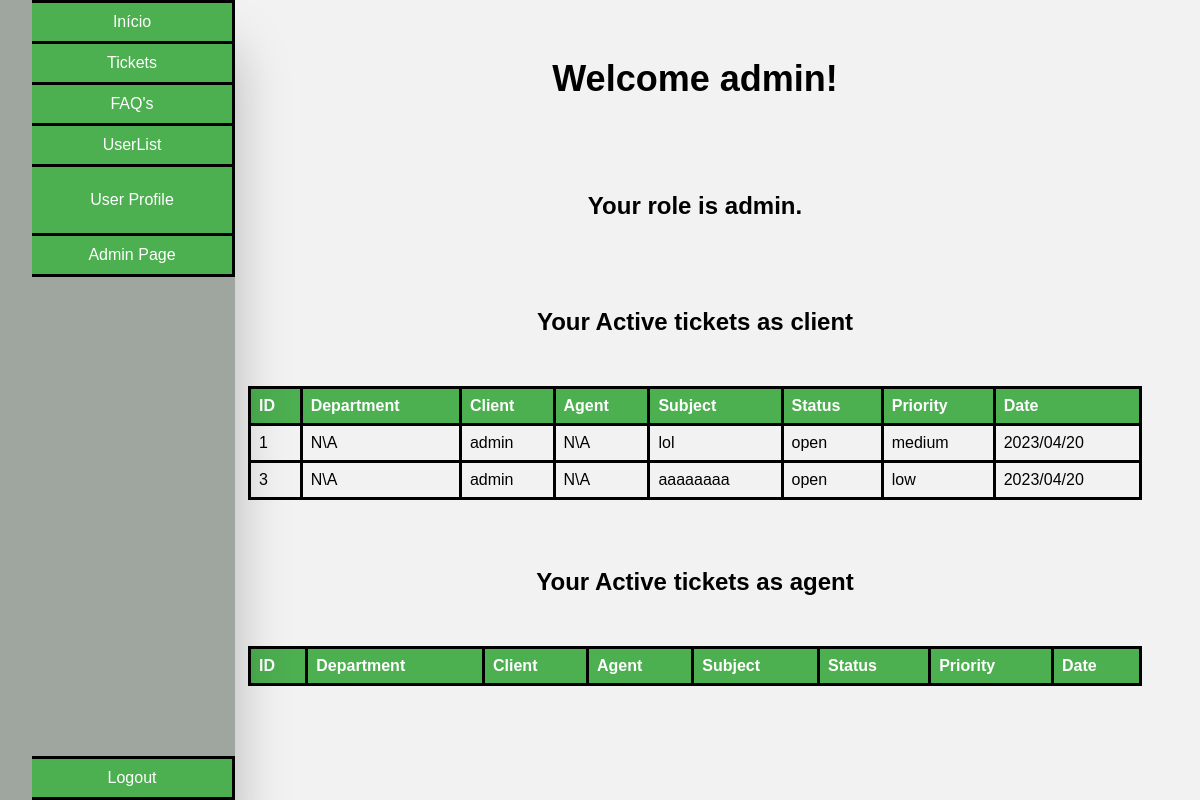
The app's page /index.php (signed in), older data.
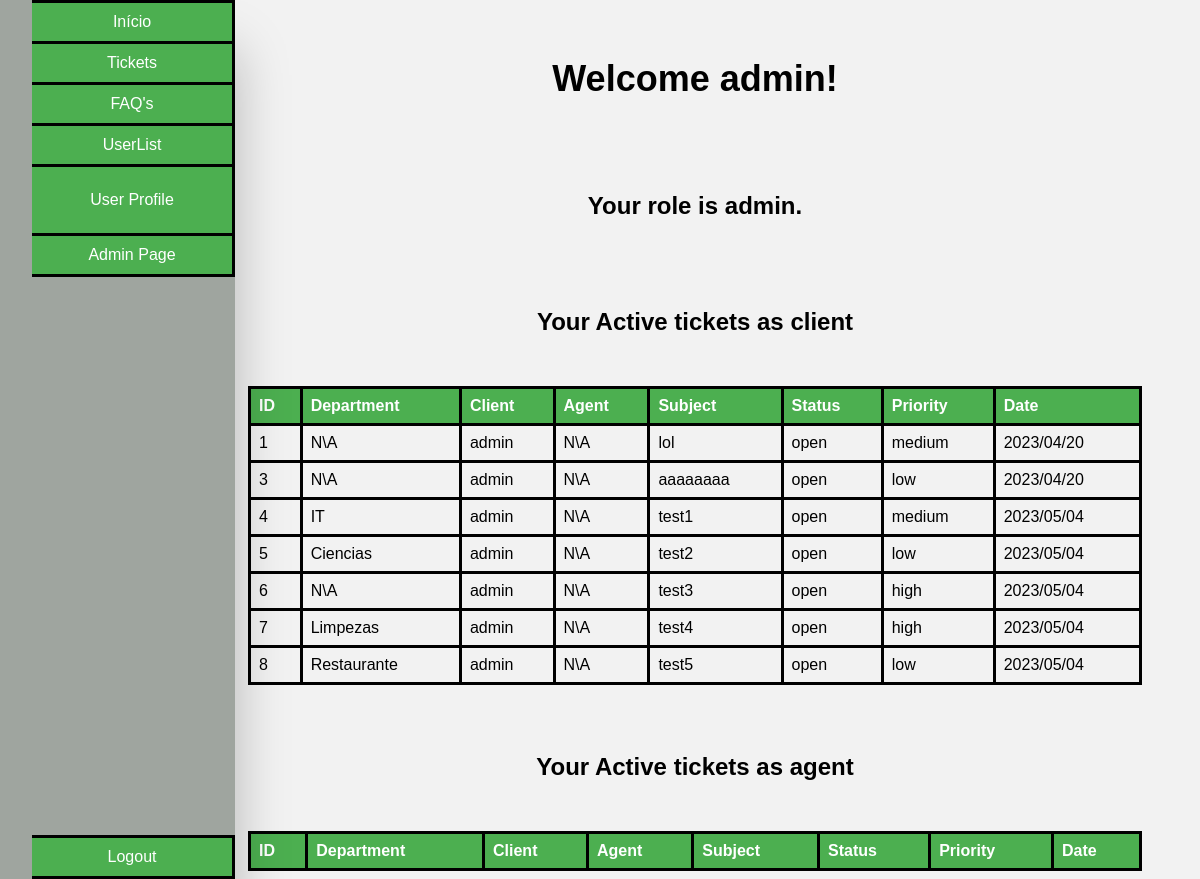
The same page, newer data.
### tables this page shows
CREATE TABLE user(
    id INTEGER PRIMARY KEY,
    name VARCHAR(50) NOT NULL,
    username VARCHAR(50) UNIQUE NOT NULL,
    email VARCHAR(50) UNIQUE NOT NULL,
    password VARCHAR(255) NOT NULL,
    role VARCHAR(10) CHECK(role = 'client' or role = 'agent' or role = 'admin') NOT NULL
);

CREATE TABLE tickets(
    id INTEGER PRIMARY KEY,
    department_id INTEGER,
    client_id INTEGER,
    agent_id INTEGER,
    subject VARCHAR(200) NOT NULL,
    description TEXT NOT NULL,
    status VARCHAR(10) CHECK(status = 'open' or status = 'assigned' or status = 'closed') NOT NULL,
    priority VARCHAR(10) CHECK(priority = 'low' or priority = 'medium' or priority ='high') NOT NULL,
    created_at DATETIME NOT NULL,
    updated_at DATETIME,
    FOREIGN KEY (department_id) REFERENCES department(id),
    FOREIGN KEY (client_id) REFERENCES user(id),
    FOREIGN KEY (agent_id) REFERENCES user(id)
);

CREATE TABLE department(
    id INTEGER PRIMARY KEY,
    name VARCHAR(50) NOT NULL
);

### functions.php (the view, shortened to what this page needs)
<?php
function searchUser($id){
    $db = getDatabaseConnection();
    $stmt = $db->prepare('SELECT * FROM user WHERE id = ?');
    $stmt->execute(array($id));
    return $stmt->fetch();
}
function getTicketsTableForUser($paramter){
    $db = getDatabaseConnection();
    $user = searchUser($_SESSION["user_id"]);
    if($paramter == 0){
        $stmt = $db->prepare('SELECT * FROM tickets WHERE client_id = ?');
        $stmt->execute(array($user["id"]));
        $tickets = $stmt->fetchAll();
    }
    foreach ($tickets as $ticket) {
        $stmt = $db->prepare('SELECT * FROM department WHERE id = ?');
        $stmt->execute(array($ticket['department_id']));
        $department = $stmt->fetch();
        if($department == null){$department["name"] = "N\A";}
        $stmt = $db->prepare('SELECT * FROM user WHERE id = ?');
        $stmt->execute(array($ticket['client_id']));
        $c_user = $stmt->fetch();
        $stmt = $db->prepare('SELECT * FROM user WHERE id = ?');
        $stmt->execute(array($ticket['agent_id']));
        $a_user = $stmt->fetch();
        if($a_user == null){$a_user["name"] = "N\A";}
        echo "<tr>
            <td>" . $ticket['id'] . "</td>
            <td>" . $department['name'] . "</td>
            <td>" . $c_user['name'] . "</td>
            <td>" . $a_user['name'] . "</td>
            <td>" . $ticket['subject'] . "</td>
            <td>" . $ticket['status'] . "</td>
            <td>" . $ticket['priority'] . "</td>
            <td>" . $ticket['created_at'] . "</td>
            </tr>";
}
}
?>

### index.php (shortened to what this page needs)
<?php
   require_once('functions.php');
   $db = getDatabaseConnection();
   $stmt = $db->prepare('SELECT * FROM user WHERE id = ?');
   $stmt->execute(array($_SESSION["user_id"]));
   $user = $stmt->fetch();
?>
<!DOCTYPE html>
<html lang="en-US">
<link rel="stylesheet" href="css/style_index.css">
   <head>
   </head>
   <body>
    <div class="container_master">
        <div class="container">
        <ul class="buttons">
            <li class="index"><a href="index.php">Início</a></li>
            <li class="tickets"><a href="tickets.php">Tickets</a></li>
            <li class="faqs"><a href="faqs.php">FAQ's</a></li>
            <li class="users"><a href="users.php">UserList</a></li>
            <li class="profile"><button onclick="sendData('<?php echo $user['username'] ?>')">User Profile</button></li>
            <?php if($user["role"] == "admin"): ?>
            <li class="admin_page"><a href="admin_page.php">Admin Page</a></li>
            <?php endif; ?>
            <li class="logout"><a href="logout.php">Logout</a></li>
        </ul>
        </div>
      <div class="content">
      <h1>Welcome <?php echo $user["username"]?>!</h1>
      <br>
      <h2>Your role is <?php echo $user["role"]?>.</h2>
      <br>
      <h2>Your Active tickets as client</h2>
      <table>
        <thead>
            <tr>
                <th>ID</th>
                <th>Department</th>
                <th>Client</th>
                <th>Agent</th>
                <th>Subject</th>
                <th>Status</th>
                <th>Priority</th>
                <th>Date</th>
            </tr>
        </thead>
        <tbody>
            <?php
               getTicketsTableForUser(0);
            ?>
        </tbody>
      </table>
      <?php if($user["role"] != "client"):?>
      <br>
      <h2>Your Active tickets as agent</h2>
      <table>
        <thead>
            <tr>
                <th>ID</th>
                <th>Department</th>
                <th>Client</th>
                <th>Agent</th>
                <th>Subject</th>
                <th>Status</th>
                <th>Priority</th>
                <th>Date</th>
            </tr>
        </thead>
      </table>
      <?php endif; ?>
      </div> <?php  ?>
      </div> <?php  ?>
   </body>
</html>

### css/style_index.css (style rules this page uses)
body { font-family: Arial, sans-serif; background-color: #f2f2f2; }
.buttons .admin_page { border-bottom: solid 3px black; }
.buttons .logout { border-bottom: solid 3px black; }
.buttons li { background-color: #4CAF50; text-decoration: none; color: white; border: none; color: white; padding: 10px 20px; text-align: center; text-decoration: none; display: inline-block; font-size: 16px; cursor: pointer; width: 10em; border-top: solid 3px black; border-right: solid 3px black; }
.buttons { margin-top: 0%; }
.buttons button { background-color: #4CAF50; border: none; color: white; padding: 10px 20px; text-align: center; text-decoration: none; display: inline-block; font-size: 16px; margin: 4px 2px; cursor: pointer; }
.buttons a { color: white; text-decoration: none; }
table { border-collapse: collapse; width: 100%; margin-top: 50px; }
th, td { text-align: left; padding: 8px; border-bottom: solid 3px black; border: solid 3px black; }
th { background-color: #4CAF50; color: white; }
tr:nth-child(even) { background-color: #f2f2f2; }
h1, h2 { text-align: center; margin-top: 50px; }
h1 { font-size: 36px; font-weight: bold; }
h2 { font-size: 24px; }
.logout { position: fixed; bottom: 0; }
.container_master { display: flex; justify-content: space-between; margin: 0 50px; margin-top: 0; }
.container { display: flex; justify-content: space-between; margin-left: -5.5%; background-color: #9fa59f; height: 100%; position: fixed; bottom: 0; box-shadow: 0 50px 50px rgba(0, 0, 0, 0.25); }
.buttons { display: flex; flex-direction: column; align-items: flex-start; }
.content { flex: 1; margin-left: 190px; width: 50em; }

Row changes from the older to the newer data that the page shows:
added tickets: id "4", department.name "IT", client.name "admin", name "N\\A", subject "test1", status "open", priority "medium", created_at "2023/05/04"
added tickets: id "5", department.name "Ciencias", client.name "admin", name "N\\A", subject "test2", status "open", priority "low", created_at "2023/05/04"
added tickets: id "6", name "N\\A", client.name "admin", subject "test3", status "open", priority "high", created_at "2023/05/04"
added tickets: id "7", department.name "Limpezas", client.name "admin", name "N\\A", subject "test4", status "open", priority "high", created_at "2023/05/04"
added tickets: id "8", department.name "Restaurante", client.name "admin", name "N\\A", subject "test5", status "open", priority "low", created_at "2023/05/04"
